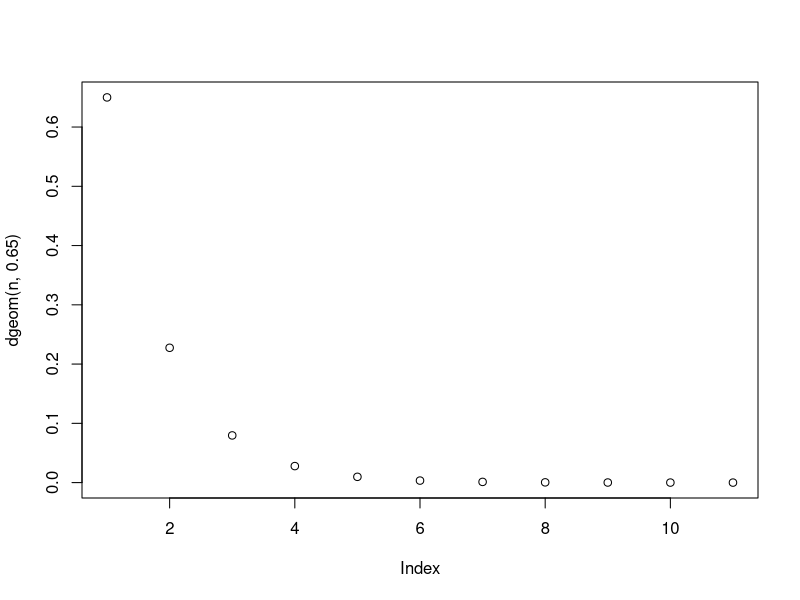

Recreate this plot in R.
## ---- chunk 1
knitr::opts_chunk$set(echo = TRUE)
## ---- chunk 2
p = .65
q = 1-p
n = 4
fx = p*(q^n)
fx
## ---- chunk 3
n = c(0:10)
plot(dgeom(n, .65))
